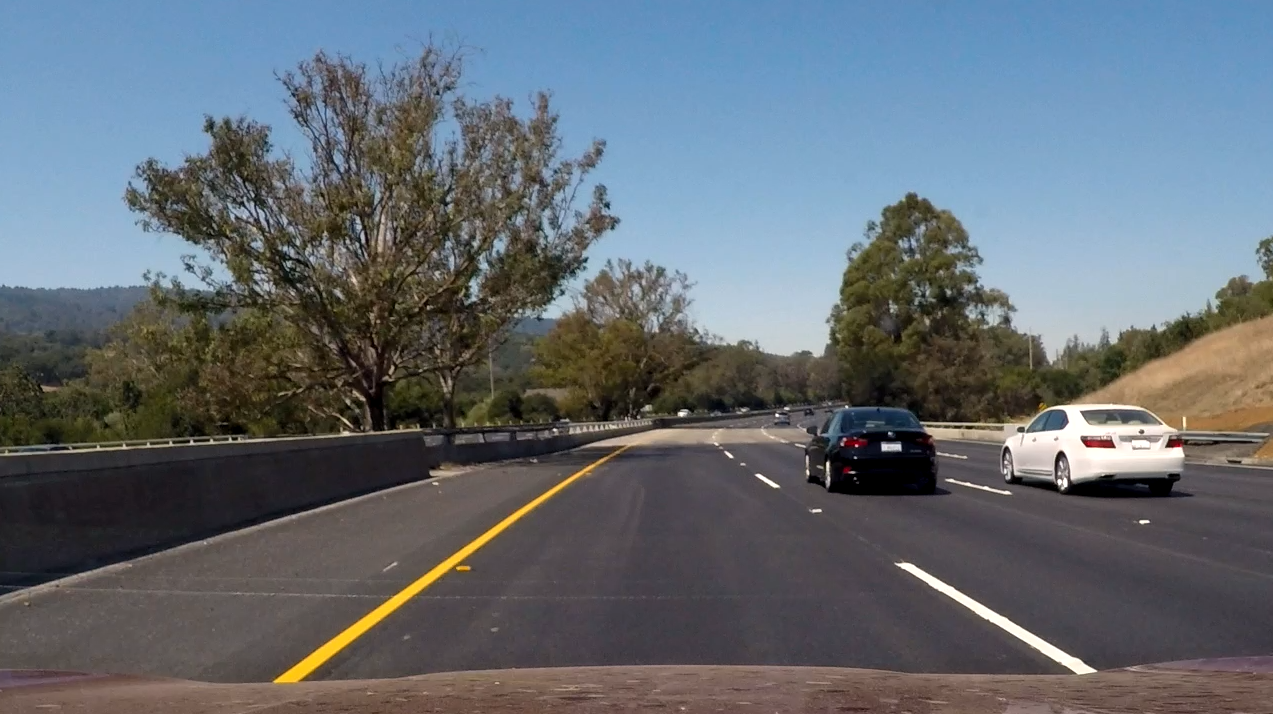
#> input picture phase2/New folder/test_series/series1.jpg, 1273 x 714 px, found by its file name; the run also reads 1 picture not shown here
$ jupyter execute --allow-errors vehicle-detection.ipynb   (shell and % lines are left out)   (older library calls are emulated)
#> lines starting #> are read from the running program, lines starting #| are printed output that depends on the picture
# Vehicle Detection

[cell 1]
from google.colab import drive

[cell 2]
drive.mount('/content/drive')

[cell 3]
import matplotlib.pyplot as plt
import matplotlib.image as mpimg
#> (the rest of this cell did not finish here and is left out)

## Overview

Vehicle detection using these machine learning and computer vision techniques.

* Linear SVM
* HOG(Histogram of Oriented Gradients) feature extraction
* Color space conversion
* Space binning
* Histogram of color extraction
* Sliding Window

## Defining utility functions

[cell 4]
import matplotlib.image as mpimg
import matplotlib.pyplot as plt
import numpy as np
from skimage.feature import hog
from sklearn.model_selection import train_test_split
from sklearn.svm import LinearSVC
from sklearn.preprocessing import StandardScaler
from skimage.feature import hog
import glob
import time
import cv2

[cell 5]
# a function to extract features from a list of images
def extract_features(imgs, color_space='RGB', spatial_size=(32, 32),
                        hist_bins=32, orient=9,
                        pix_per_cell=8, cell_per_block=2, hog_channel=0,
                        spatial_feat=True, hist_feat=True, hog_feat=True):
    # Create a list to append feature vectors to
    features = []
    # Iterate through the list of images
    for file in imgs:
        file_features = []
        # Read in each one by one
        image = mpimg.imread(file)
        # apply color conversion if other than 'RGB'
        if color_space != 'RGB':
            if color_space == 'HSV':
                feature_image = cv2.cvtColor(image, cv2.COLOR_RGB2HSV)
            elif color_space == 'LUV':
                feature_image = cv2.cvtColor(image, cv2.COLOR_RGB2LUV)
            elif color_space == 'HLS':
                feature_image = cv2.cvtColor(image, cv2.COLOR_RGB2HLS)
            elif color_space == 'YUV':
                feature_image = cv2.cvtColor(image, cv2.COLOR_RGB2YUV)
            elif color_space == 'YCrCb':
                feature_image = cv2.cvtColor(image, cv2.COLOR_RGB2YCrCb)
        else: feature_image = np.copy(image)

        if spatial_feat == True:
            spatial_features = bin_spatial(feature_image, size=spatial_size)
            file_features.append(spatial_features)
        if hist_feat == True:
            # Apply color_hist()
            hist_features = color_hist(feature_image, nbins=hist_bins)
            file_features.append(hist_features)
        if hog_feat == True:
        # Call get_hog_features() with vis=False, feature_vec=True
            if hog_channel == 'ALL':
                hog_features = []
                for channel in range(feature_image.shape[2]):
                    hog_features.append(get_hog_features(feature_image[:,:,channel],
                                        orient, pix_per_cell, cell_per_block,
                                        vis=False, feature_vec=True))
                hog_features = np.ravel(hog_features)
            else:
                hog_features = get_hog_features(feature_image[:,:,hog_channel], orient,
                            pix_per_cell, cell_per_block, vis=False, feature_vec=True)
            # Append the new feature vector to the features list
            file_features.append(hog_features)
        features.append(np.concatenate(file_features))
    # Return list of feature vectors
    return features

# [34 lines left out: functions get_hog_features, bin_spatial, color_hist, not called in this run]

## Collecting data

[cell 6]
# Get image file names
images = glob.glob('/content/drive/MyDrive/Dataset/training-data/*/*/*.png')
#> images = []
cars = []
notcars = []
all_cars = []
all_notcars = []

for image in images:
    if 'non-vehicle' in image:
        all_notcars.append(image)
    else:
        all_cars.append(image)
#> this loop made 0 passes
#> after the loop, all_cars = []; all_notcars = []

# Get only 1/5 of the training data to avoid overfitting
for ix, notcar in enumerate(all_notcars):
    if ix % 5 == 0:
        notcars.append(notcar)
#> after the loop, notcars = []

for ix, car in enumerate(all_cars):
    if ix % 5 == 0:
        cars.append(car)
#> after the loop, cars = []

#> (the rest of this cell did not finish here and is left out)

[cell 7]
print(len(cars))
#| 0

## Extracting features

[cell 8]
color_space = 'YUV' # Can be RGB, HSV, LUV, HLS, YUV, YCrCb
orient = 15  # HOG orientations
pix_per_cell = 8 # HOG pixels per cell
cell_per_block = 2 # HOG cells per block
hog_channel = "ALL" # Can be 0, 1, 2, or "ALL"
spatial_size = (32, 32) # Spatial binning dimensions
hist_bins = 32    # Number of histogram bins
spatial_feat = True # Spatial features on or off
hist_feat = True # Histogram features on or off
hog_feat = True # HOG features on or off

#> (the rest of this cell did not finish here and is left out)

## Training classifier

[cell 9]
car_features = extract_features(cars, color_space=color_space,
                        spatial_size=spatial_size, hist_bins=hist_bins,
                        orient=orient, pix_per_cell=pix_per_cell,
                        cell_per_block=cell_per_block,
                        hog_channel=hog_channel, spatial_feat=spatial_feat,
                        hist_feat=hist_feat, hog_feat=hog_feat)
#> car_features = []
notcar_features = extract_features(notcars, color_space=color_space,
                        spatial_size=spatial_size, hist_bins=hist_bins,
                        orient=orient, pix_per_cell=pix_per_cell,
                        cell_per_block=cell_per_block,
                        hog_channel=hog_channel, spatial_feat=spatial_feat,
                        hist_feat=hist_feat, hog_feat=hog_feat)
#> notcar_features = []

X = np.vstack((car_features, notcar_features)).astype(np.float64)
#> X = empty array
# Fit a per-column scaler
#> (the rest of this cell did not finish here and is left out)

## Sliding window

[cell 10]
# [125 lines left out: functions convert_color, find_cars, apply_sliding_window, not called in this run]

image1 = mpimg.imread('/content/drive/MyDrive/test_series/series1.jpg')
#> image1 is the input picture: shape (714, 1273, 4) float32; mean R, G, B, A 0.391, 0.421, 0.45, 1
image2 = mpimg.imread('/content/drive/MyDrive/test_series/series2.jpg')
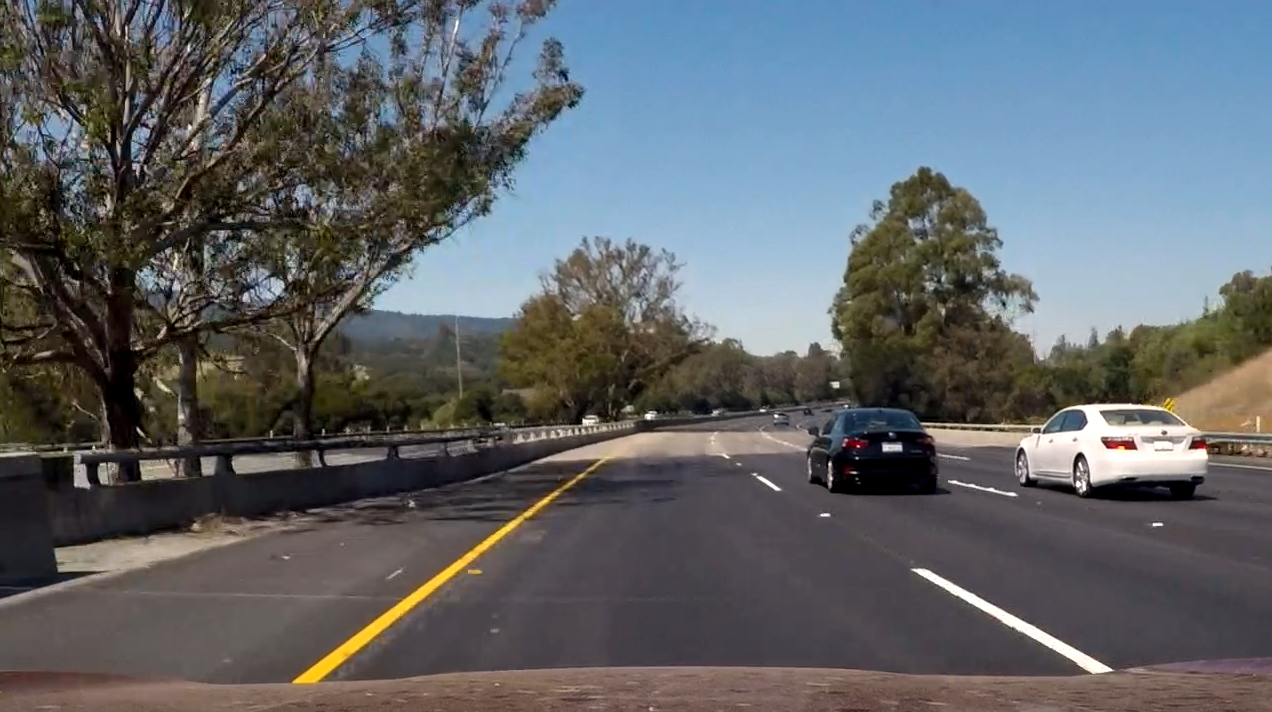
#> input picture phase2/New folder/test_series/series2.jpg, 1272 x 712 px, found by its file name
#> image2 is the input picture: shape (712, 1272, 4) float32; mean R, G, B, A 0.377, 0.394, 0.41, 1
image3 = mpimg.imread('/content/drive/MyDrive/test_series/series3.jpg')
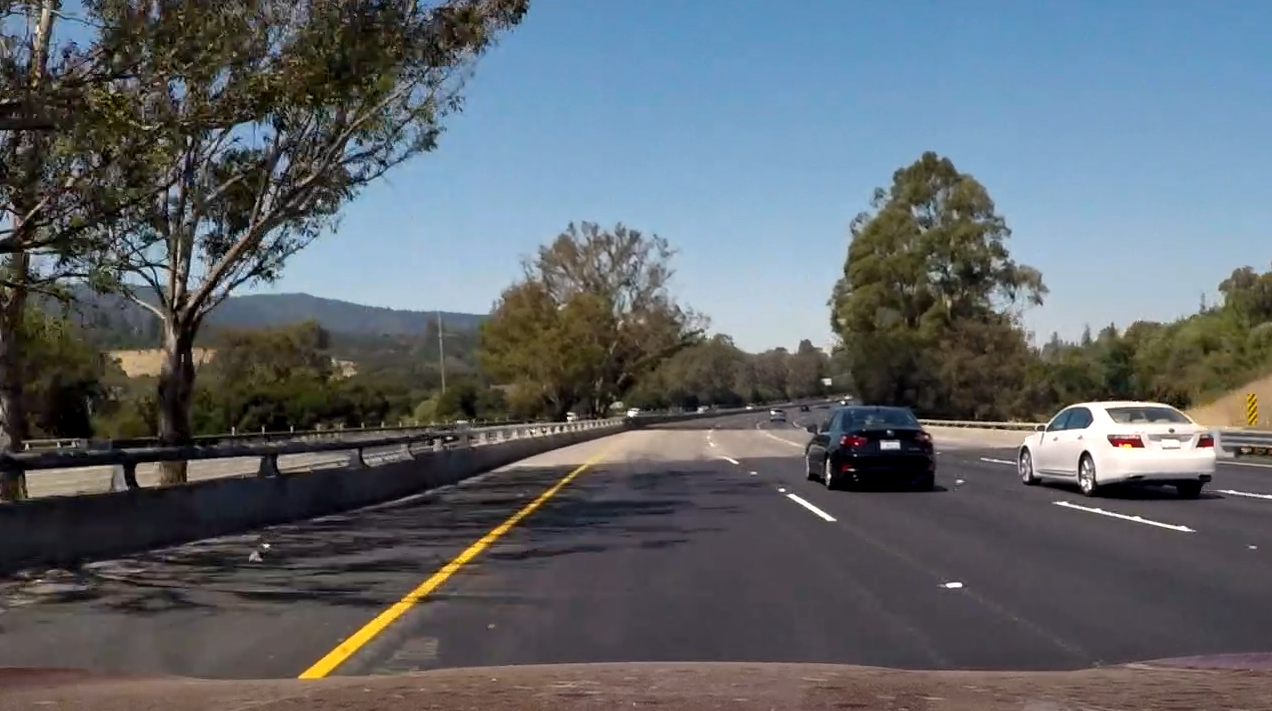
#> input picture phase2/New folder/test_series/series3.jpg, 1272 x 711 px, found by its file name
#> image3 is the input picture: shape (711, 1272, 4) float32; mean R, G, B, A 0.373, 0.396, 0.418, 1
image4 = mpimg.imread('/content/drive/MyDrive/test_series/series4.jpg')
image5 = mpimg.imread('/content/drive/MyDrive/test_series/series5.jpg')
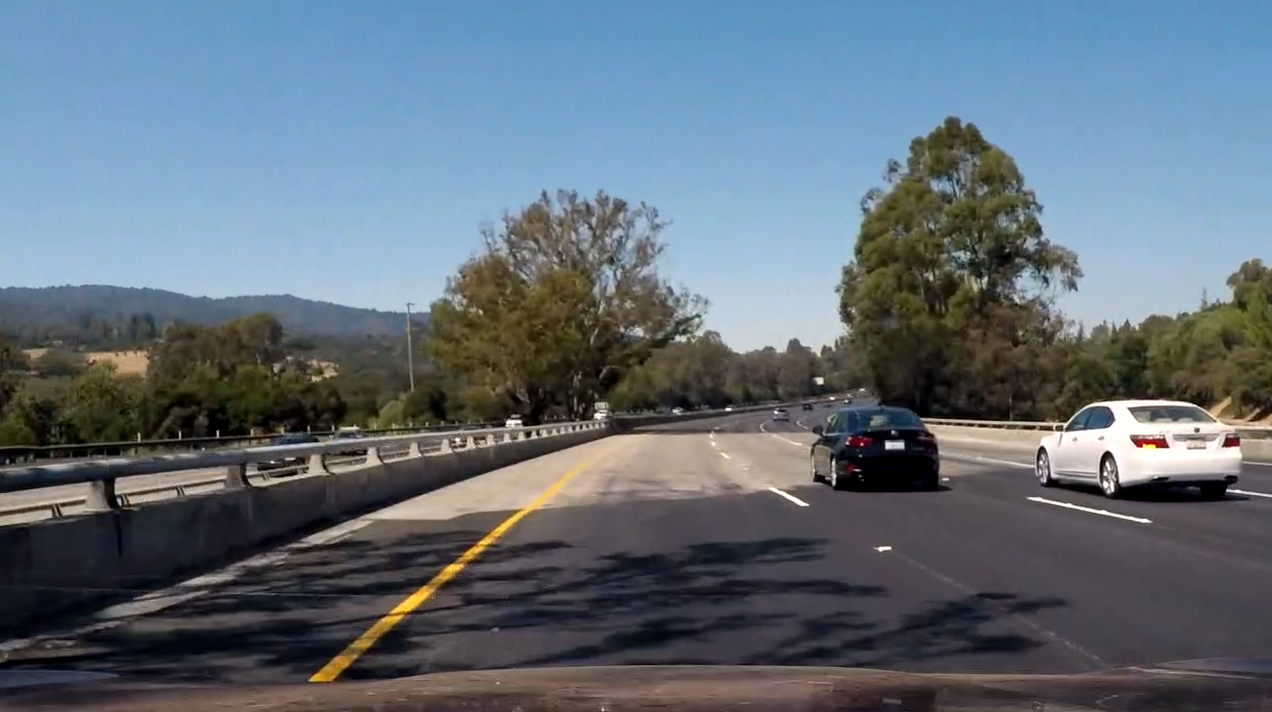
#> input picture phase2/New folder/test_series/series5.jpg, 1272 x 712 px, found by its file name
#> image5 is the input picture: shape (712, 1272, 4) float32; mean R, G, B, A 0.384, 0.432, 0.474, 1
image6 = mpimg.imread('/content/drive/MyDrive/test_series/series6.jpg')
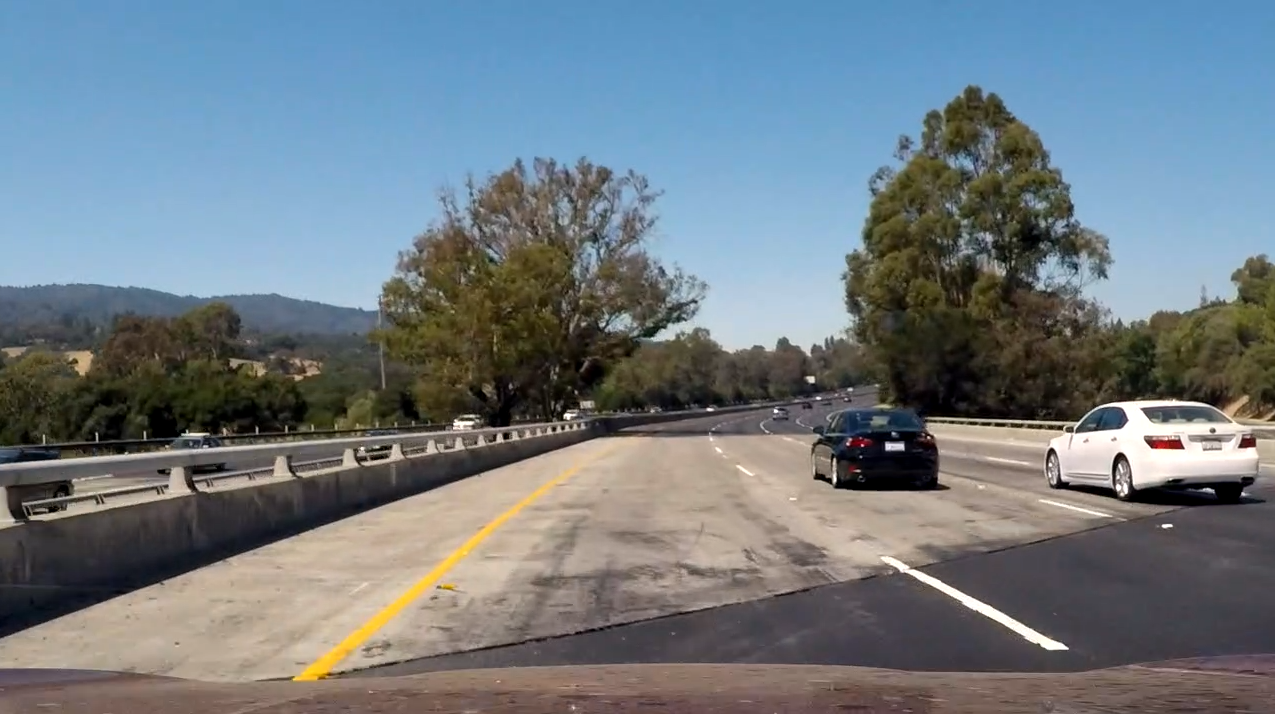
#> input picture phase2/New folder/test_series/series6.jpg, 1275 x 714 px, found by its file name
#> image6 is the input picture: shape (714, 1275, 4) float32; mean R, G, B, A 0.44, 0.482, 0.51, 1

#> (the rest of this cell did not finish here and is left out)
